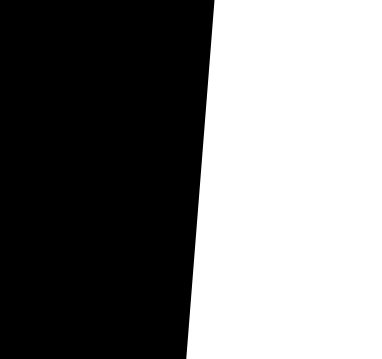
#> input picture img.png, 382 x 359 px; its folder holds only this picture in this run
$ python -i blur.py   (imports and definitions only)
#> lines starting #> are read from the running program, lines starting #| are printed output that depends on the picture
import cv2
import numpy as np
import os
import re


def scale_high_frequencies(channel):
    dft = np.fft.fft2(channel)
    dft_shift = np.fft.fftshift(dft)
    rows, cols = channel.shape
    crow, ccol = rows // 2, cols // 2

    # Scale frequencies based on their distance from the center
    mask = np.zeros((rows, cols), np.float32)
    for x in range(rows):
        for y in range(cols):
            distance = np.sqrt((x - crow) ** 2 + (y - ccol) ** 2)
            mask[x, y] = np.exp(-4 * distance / (rows / 4))  # Adjusted for more blur

    fshift = dft_shift * mask
    f_ishift = np.fft.ifftshift(fshift)
    img_back = np.fft.ifft2(f_ishift)
    img_back = np.abs(img_back)

    return img_back


def process_image_color(image):
    # Split the image into its color channels
    channels = cv2.split(image)
    processed_channels = []

    for channel in channels:
        processed_channel = scale_high_frequencies(channel)
        processed_channels.append(processed_channel)

    # Merge the processed channels back into a color image
    processed_image = cv2.merge(processed_channels)
    return processed_image


def extract_number(filename):
    s = re.findall(r"\d+", filename)
    return (int(s[0]) if s else -1, filename)


def process_images_in_folder(input_folder, output_folder):
    if not os.path.exists(output_folder):
        os.makedirs(output_folder)

    files = [f for f in os.listdir(input_folder) if f.endswith(('.png', '.jpg', '.jpeg'))]
    files.sort(key=extract_number)  # Sort files based on numeric order

    for file in files:
        file_path = os.path.join(input_folder, file)
        image = cv2.imread(file_path)  # Read in color
        if image is None:
            print(f"Skipping file {file}, as it's not a valid image.")
            continue

        processed_image = process_image_color(image)

        # Save the processed image to the output folder
        output_path = os.path.join(output_folder, file)
        cv2.imwrite(output_path, processed_image)
        print(f"Processed and saved: {output_path}")


# Example usage
input_folder = 'exp_3_distance/env2/5'
output_folder = 'exp_3_distance/env2/blur/5.5'
# [1 line not run here, left out]

>>> import cv2
>>> picture = cv2.imread('img.png')
#> picture is the input picture: shape (359, 382, 3); min 0, max 255, mean 121.2
>>> result = process_image_color(picture)
#> the loop in process_image_color, `for channel in channels:` made 3 passes
#> pass 1, in scale_high_frequencies, `img_back = np.abs(img_back)`:
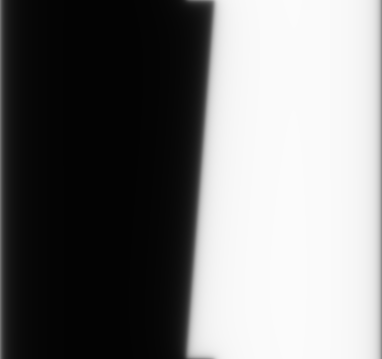
#> img_back: shape (359, 382) float64; min 3.28, max 251.2, mean 121.2
#> after the loop in process_image_color, `for channel in channels:`: processed_channels = 3 items
